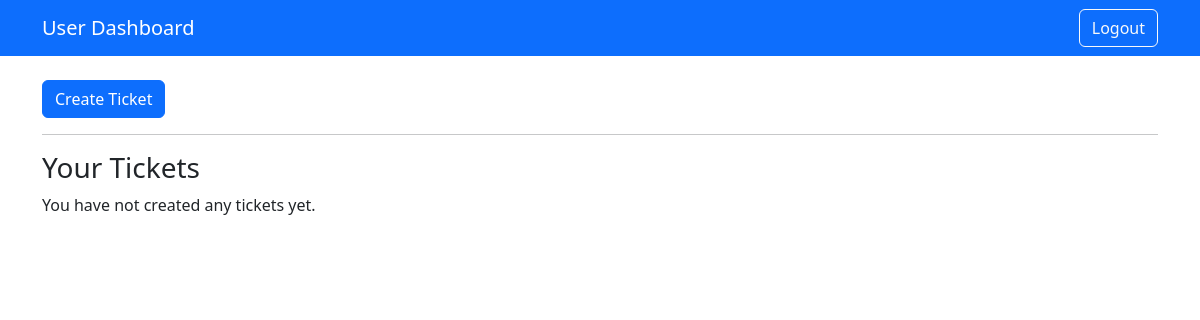
Before: /user/dashboard (signed in) with the older database file.
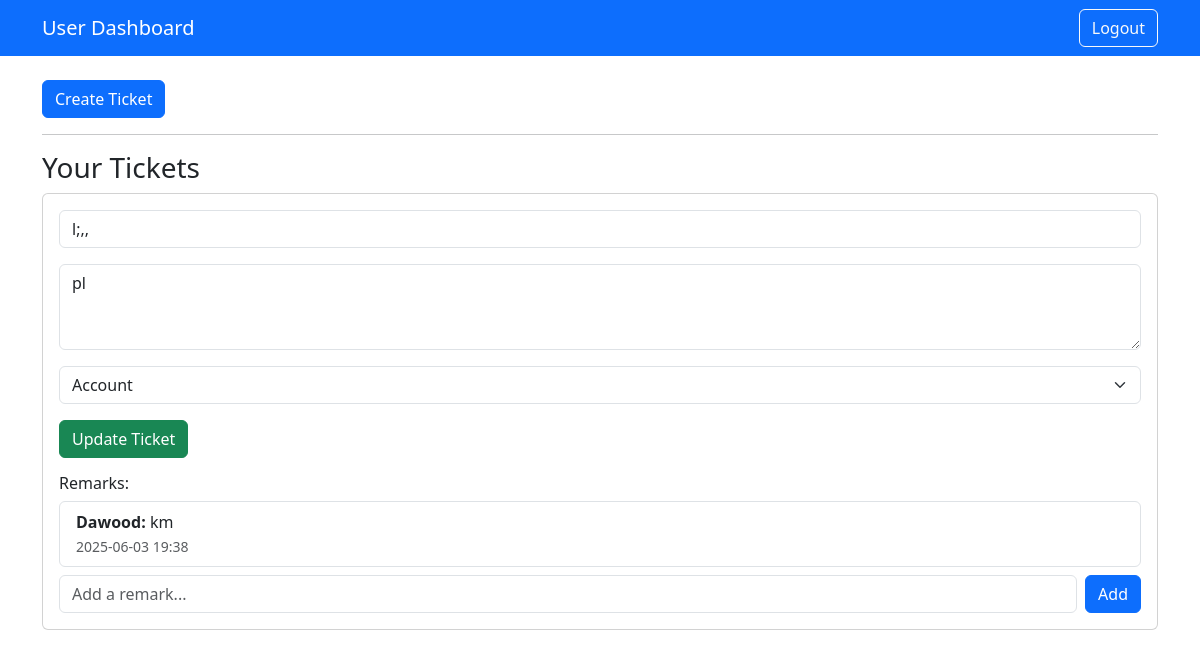
After: the same page with the newer database file.
### models.py (models this page shows)
class Ticket(db.Model):
    id = db.Column(db.Integer, primary_key=True)
    title = db.Column(db.String(100), nullable=False)
    description = db.Column(db.Text, nullable=False)
    status = db.Column(db.String(20), default='Open')
    created_at = db.Column(db.DateTime, default=datetime.utcnow)
    user_id = db.Column(db.Integer, db.ForeignKey('user.id'), nullable=False)
    category_id = db.Column(db.Integer, db.ForeignKey('category.id'), nullable=False)
    created_by = db.Column(db.String(50), default='user')
    user = relationship('User', back_populates='tickets')
    category = relationship('Category', back_populates='tickets')
    comments = relationship(
        'Comment',
        back_populates='ticket',
        lazy=True,
        cascade='all, delete-orphan'
    )

class Comment(db.Model):
    id = db.Column(db.Integer, primary_key=True)
    content = db.Column(db.Text, nullable=False)
    created_at = db.Column(db.DateTime, default=datetime.utcnow, nullable=False)
    user_id = db.Column(db.Integer, db.ForeignKey('user.id'), nullable=False)
    ticket_id = db.Column(db.Integer, db.ForeignKey('ticket.id'), nullable=False)
    user = relationship('User', back_populates='comments')
    ticket = relationship('Ticket', back_populates='comments')

class User(UserMixin, db.Model):
    id = db.Column(db.Integer, primary_key=True)
    username = db.Column(db.String(80), unique=True, nullable=False)
    email = db.Column(db.String(120), unique=True, nullable=False)
    password = db.Column(db.String(128), nullable=False)
    role = db.Column(db.String(20), nullable=False)  # 'Admin' or 'User'
    tickets = relationship('Ticket', back_populates='user', lazy=True)
    comments = relationship('Comment', back_populates='user', lazy=True)

### app.py (the view, shortened to what this page needs)
@app.route('/user/dashboard', methods=['GET', 'POST'])
@login_required
def user_dashboard():
    if current_user.role != 'User':
        abort(403)
    categories = Category.query.all()
    category_id = request.args.get('category', type=int)
    if category_id:
        tickets = Ticket.query.filter_by(user_id=current_user.id, category_id=category_id).all()
    else:
        tickets = Ticket.query.filter_by(user_id=current_user.id).all()
    tickets_with_user = []
    for t in tickets:
        user = User.query.get(t.user_id) if t.user_id else None
        category = Category.query.get(t.category_id)
        tickets_with_user.append((t, user.username if user else "Unassigned", category.name if category else "Unknown"))
    return render_template('user_dashboard.html', tickets=tickets, categories=categories, selected_category=category_id)

### app.py (called while the page is built)
@login_manager.user_loader
def load_user(user_id):
    return User.query.get(int(user_id))

### templates/user_dashboard.html (shortened to what this page needs)
<!DOCTYPE html>
<html lang="en">
<head>
  <link href="https://cdn.jsdelivr.net/npm/bootstrap@5.3.0/dist/css/bootstrap.min.css" rel="stylesheet" />
</head>
<body>
  <nav class="navbar navbar-expand-lg navbar-dark bg-primary">
    <div class="container">
      <a class="navbar-brand" href="{{ url_for('user_dashboard') }}">User Dashboard</a>
      <div>
        <a href="{{ url_for('logout') }}" class="btn btn-outline-light">Logout</a>
      </div>
    </div>
  </nav>
  <div class="container my-4">
     <div class="mb-3">
      <a href="{{ url_for('user_create_ticket') }}" class="btn btn-primary">Create Ticket</a>
    </div>
    <hr />
    <h3>Your Tickets</h3>
    {% if tickets %}
      {% for ticket in tickets %}
        <div class="card mb-3">
          <div class="card-body">
            <form method="POST" class="mb-3">
              <div class="mb-3">
                <input type="text" name="title" class="form-control" value="{{ ticket.title }}"  />
              </div>
              <div class="mb-3">
                <textarea name="description" class="form-control" rows="3" required>{{ ticket.description }}</textarea>
              </div>
              <div class="mb-3">
                <select name="category_id" class="form-select" required>
                  {% for category in categories %}
                  <option value="{{ category.id }}" {% if ticket.category and ticket.category.id == category.id %}selected{% endif %}>{{ category.name }}</option>
                  {% endfor %}
                </select>
              </div>
              <button type="submit" class="btn btn-success">Update Ticket</button>
            </form>
            <h6>Remarks:</h6>
            <ul class="list-group mb-2">
              {% for comment in ticket.comments %}
                <li class="list-group-item">
                  <strong>{{ comment.user.username if comment.user else 'Unknown' }}:</strong> {{ comment.content }}<br />
                  <small class="text-muted">{{ comment.created_at.strftime('%Y-%m-%d %H:%M') }}</small>
                </li>
              {% else %}
                <li class="list-group-item text-muted">No remarks yet.</li>
              {% endfor %}
            </ul>
            <form method="POST" class="d-flex">
              <input type="text" name="comment_content" class="form-control me-2" placeholder="Add a remark..." required />
              <button type="submit" class="btn btn-primary">Add</button>
            </form>
          </div>
        </div>
      {% endfor %}
    {% else %}
      <p>You have not created any tickets yet.</p>
    {% endif %}
  </div>
</body>
</html>

Changed rows visible on the page:
added Ticket: title "l;,,", description "pl", category_id "Account"
added Comment: user "Dawood", content "km", created_at "2025-06-03 19:38"
Other visible differences:
text no longer shown: "You have not created any tickets yet."
